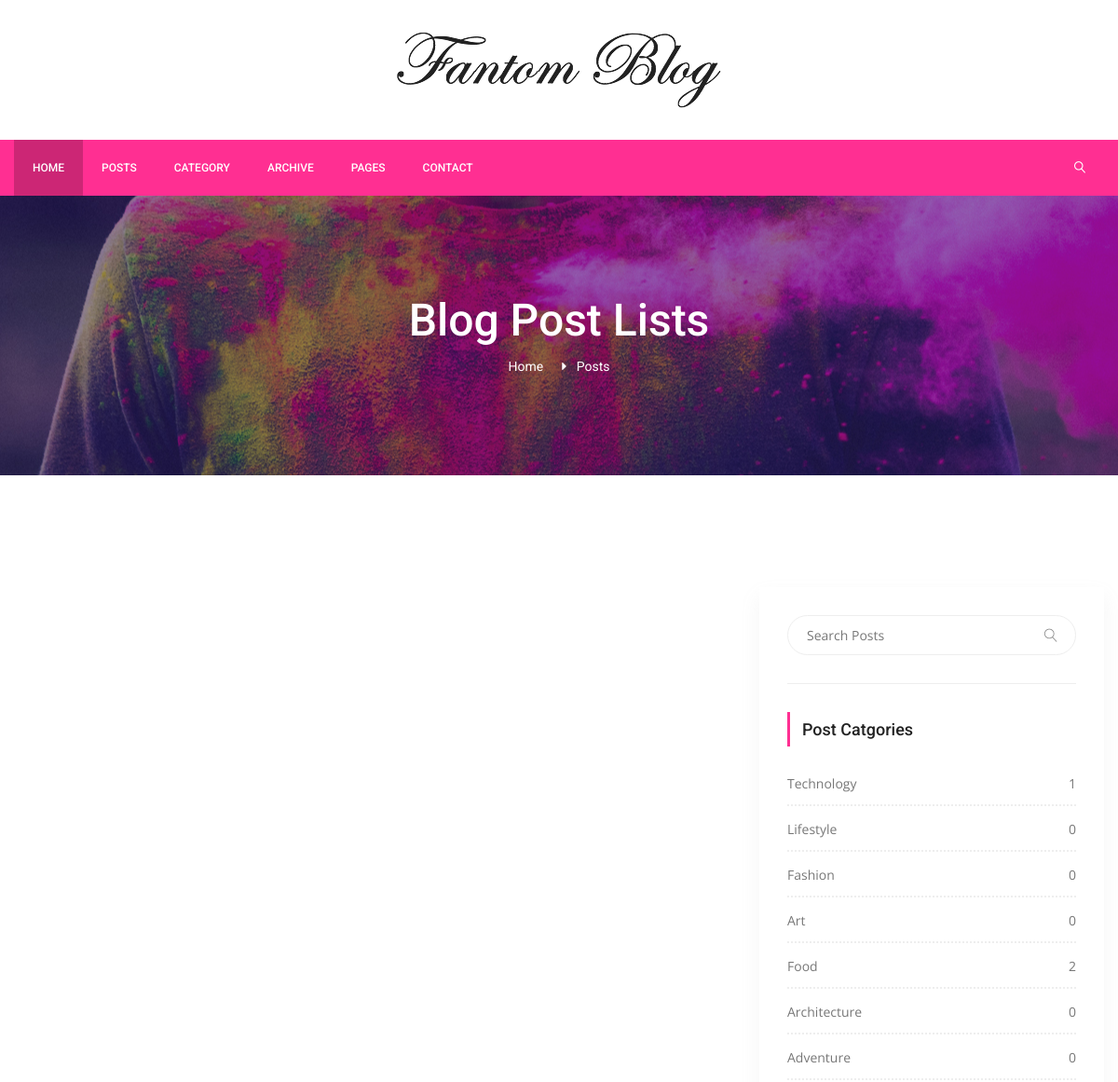
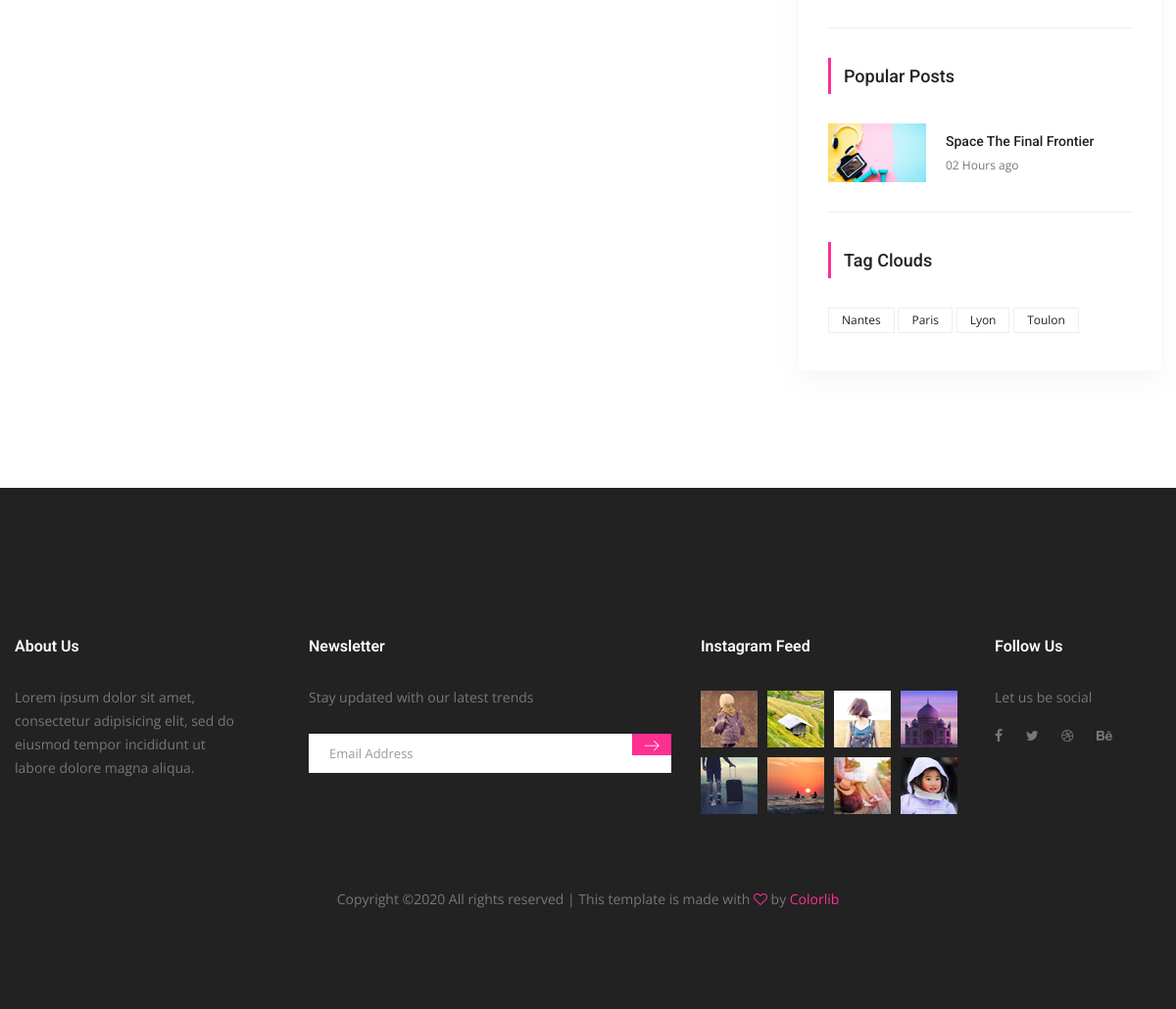
The app's page /post/category/lifestyle/ with its own data (2 pictures, top to bottom).
### blog/models.py (models this page shows, shortened)
class Category(models.Model):
    title = models.CharField(max_length=150)
    slug = models.SlugField()
    def get_absolute_url(self):
        return reverse('post-by-category', kwargs={'category': self.slug})
    def post_count(self):
        return self.posts.all().count()

class Tag(models.Model):
    title = models.CharField(max_length=100)
    slug = models.SlugField()
    def get_absolute_url(self):
        return reverse('post-by-tag', kwargs={'tag': self.slug})

### blog/views.py (the view)
# urls.py: path('post/category/<slug:category>/', views.PostCategoryView.as_view(), name="post-by-category"),
class PostCategoryView(ListView):
    model = Post
    template_name = "post/post_by_category.html"
    context_object_name = "posts"
    def get_queryset(self):
        self.category = get_object_or_404(Category, slug=self.kwargs['category'])
        return Post.objects.filter(category=self.category)
    def get_context_data(self, **kwargs):
        context = super().get_context_data(**kwargs)
        self.category = get_object_or_404(Category, slug=self.kwargs['category'])
        context['category'] = self.category
        return context

### blog/templatetags/custom_tags.py (called while the page is built)
@register.simple_tag(name="categories")
def all_categories():
    return Category.objects.all()

@register.simple_tag(name="tags")
def all_tags():
    return Tag.objects.all()

### blog/templates/blog/post_list.html (shortened to what this page needs)
{% extends "layout/base.html" %}
{% load static %}
{% block content %}
        <section class="banner_area">
            <div class="banner_inner d-flex align-items-center">
            	<div class="overlay bg-parallax" data-stellar-ratio="0.9" data-stellar-vertical-offset="0" data-background=""></div>
				<div class="container">
					<div class="banner_content text-center">
						<h2>Blog Post Lists</h2>
						<div class="page_link">
							<a href="{% url 'home' %}">Home</a>
							<a href="{% url 'post-list' %}">Posts </a>
						</div>
					</div>
				</div>
            </div>
        </section>
    <section class="blog_area p_120">
        <div class="container">
            <div class="row">
                <div class="col-lg-8">
                </div>
                <div class="col-lg-4">
                    {% include 'partials/sidebar.html' %}
                </div>
            </div>
        </div>
    </section>
{% endblock content %}

### templates/partials/sidebar.html
{% load static %}
{% load custom_tags %}
<div class="blog_right_sidebar">
    <aside class="single_sidebar_widget search_widget">
        <div class="input-group">
            <input type="text" class="form-control" placeholder="Search Posts">
            <span class="input-group-btn">
                <button class="btn btn-default" type="button"><i class="lnr lnr-magnifier"></i></button>
            </span>
        </div>
        <div class="br"></div>
    </aside>
    <aside class="single_sidebar_widget post_category_widget">
        <h4 class="widget_title">Post Catgories</h4>
        <ul class="list cat-list">
            {% categories as categories %}
            {% for cat in categories %}
            <li>
                <a href="{{ cat.get_absolute_url }}" class="d-flex justify-content-between">
                    <p>{{ cat.title }}</p>
                    <p>{{ cat.post_count }}</p>
                </a>
            </li>
           {% endfor %}
        </ul>
        <div class="br"></div>
    </aside>
    <aside class="single_sidebar_widget popular_post_widget">
        <h3 class="widget_title">Popular Posts</h3>
        <div class="media post_item">
            <img src="{% static 'img/blog/popular-post/post1.jpg' %}" alt="post">
            <div class="media-body">
                <a href="blog-details.html"><h3>Space The Final Frontier</h3></a>
                <p>02 Hours ago</p>
            </div>
        </div>
        <div class="br"></div>
    </aside>
    <aside class="single-sidebar-widget tag_cloud_widget">
        <h4 class="widget_title">Tag Clouds</h4>
        <ul class="list">
            {% tags as labels %}
            {% for label in labels %}
            <li><a href="{{ label.get_absolute_url }}">{{ label.title }}</a></li>
            {% endfor %}
        </ul>
    </aside>
</div>

### blog/static/css/style.css (style rules this page uses)
.list { list-style: none; margin: 0px; padding: 0px; }
a { text-decoration: none; -webkit-transition: all 0.3s ease-in-out; -o-transition: all 0.3s ease-in-out; transition: all 0.3s ease-in-out; }
body { line-height: 24px; font-size: 14px; font-family: "Open Sans", sans-serif; font-weight: normal; color: #777777; }
h1, h2, h3, h4, h5, h6 { font-family: "Roboto", sans-serif; font-weight: 500; }
.p_120 { padding-top: 120px; padding-bottom: 120px; }
@media (min-width: 1200px) { .container { max-width: 1200px; } }
.header_area + section, .header_area + div { margin-top: 210px; }
.banner_area { position: relative; z-index: 1; min-height: 300px; }
.banner_area .banner_inner { position: relative; overflow: hidden; width: 100%; min-height: 300px; background: #000; z-index: 1; }
.banner_area .banner_inner .overlay { background: url(../img/banner/banner.jpg) no-repeat scroll center center; position: absolute; left: 0; right: 0; top: 0; height: 145%; bottom: 0; z-index: -1; opacity: 1; }
.banner_area .banner_inner .banner_content h2 { color: #fff; font-size: 48px; font-family: "Roboto", sans-serif; font-weight: 500; }
.banner_area .banner_inner .banner_content .page_link a { font-size: 14px; color: #fff; font-family: "Roboto", sans-serif; margin-right: 32px; position: relative; }
.banner_area .banner_inner .banner_content .page_link a:before { content: "\f0da"; font: normal normal normal 14px/1 FontAwesome; position: absolute; right: -25px; top: 50%; -webkit-transform: translateY(-50%); -ms-transform: translateY(-50%); transform: translateY(-50%); }
.banner_area .banner_inner .banner_content .page_link a:last-child { margin-right: 0px; }
.banner_area .banner_inner .banner_content .page_link a:last-child:before { display: none; }
.blog_right_sidebar { -webkit-box-shadow: 0px 10px 20px 0px rgba(153, 153, 153, 0.1); box-shadow: 0px 10px 20px 0px rgba(153, 153, 153, 0.1); padding: 30px; }
.blog_right_sidebar .widget_title { font-size: 18px; line-height: 25px; text-align: left; color: #222222; border-left: 3px solid #ff2f92; padding: 6px 0px 6px 13px; margin-bottom: 30px; }
.blog_right_sidebar .search_widget .input-group .form-control { font-size: 14px; line-height: 29px; border: 1px solid #eeeeee; width: 100%; font-weight: 300; color: #777777; padding-left: 20px; border-radius: 45px; z-index: 0; background: transparent; }
.blog_right_sidebar .search_widget .input-group .btn-default { position: absolute; right: 20px; background: transparent; border: 0px; -webkit-box-shadow: none; box-shadow: none; font-size: 14px; color: #777777; font-weight: 700; padding: 0px; top: 50%; -webkit-transform: translateY(-50%); -ms-transform: translateY(-50%); transform: translateY(-50%); z-index: 1; }
.blog_right_sidebar .popular_post_widget .post_item .media-body { -webkit-box-pack: center; -ms-flex-pack: center; justify-content: center; -ms-flex-item-align: center; align-self: center; padding-left: 20px; }
.blog_right_sidebar .popular_post_widget .post_item .media-body h3 { font-size: 14px; line-height: 20px; color: #222222; margin-bottom: 4px; -webkit-transition: all 0.3s linear; -o-transition: all 0.3s linear; transition: all 0.3s linear; }
.blog_right_sidebar .popular_post_widget .post_item .media-body p { font-size: 12px; line-height: 21px; margin-bottom: 0px; }
.blog_right_sidebar .post_category_widget .cat-list li { border-bottom: 2px dotted #eee; -webkit-transition: all 0.3s ease 0s; -o-transition: all 0.3s ease 0s; transition: all 0.3s ease 0s; padding-bottom: 12px; }
.blog_right_sidebar .post_category_widget .cat-list li a { font-size: 14px; line-height: 20px; color: #777; }
.blog_right_sidebar .post_category_widget .cat-list li a p { margin-bottom: 0px; }
.blog_right_sidebar .post_category_widget .cat-list li + li { padding-top: 15px; }
.blog_right_sidebar .tag_cloud_widget ul li { display: inline-block; }
.blog_right_sidebar .tag_cloud_widget ul li a { display: inline-block; border: 1px solid #eee; background: #fff; padding: 0px 13px; margin-bottom: 8px; -webkit-transition: all 0.3s ease 0s; -o-transition: all 0.3s ease 0s; transition: all 0.3s ease 0s; color: #222222; font-size: 12px; }
.blog_right_sidebar .br { width: 100%; height: 1px; background: #eeeeee; margin: 30px 0px; }
h2 { font-size: 30px; }
h3 { font-size: 24px; }
h4 { font-size: 18px; }

### records on screen
Category: title "Technology", post_count "1"
Category: title "Lifestyle", post_count "0"
Category: title "Fashion", post_count "0"
Category: title "Art", post_count "0"
Category: title "Food", post_count "2"
Category: title "Architecture", post_count "0"
Category: title "Adventure", post_count "0"
Tag: title "Nantes"
Tag: title "Paris"
Tag: title "Lyon"
Tag: title "Toulon"
